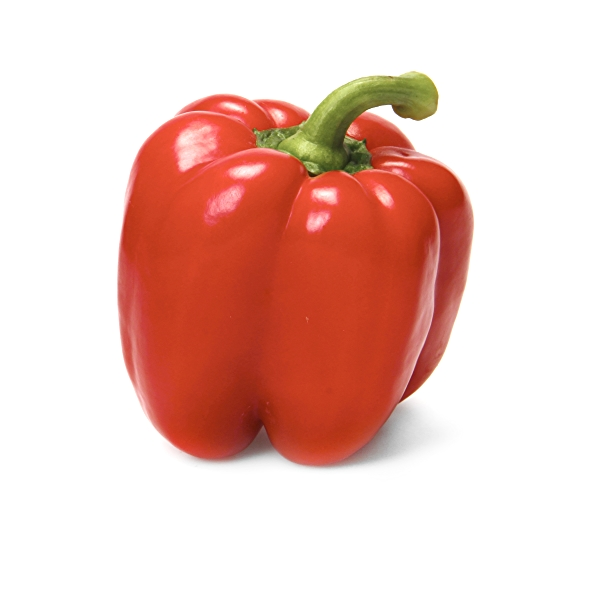
#> input picture peppers.png, 600 x 600 px
$ python 'edge detection.py'
#> lines starting #> are read from the running program, lines starting #| are printed output that depends on the picture
# -*- coding: utf-8 -*-
"""
Created on Mon Mar 21 18:56:05 2022

@author: Bro
"""

import numpy as np
import cv2
import time

def Conv2(f,kn):
    [nb,nc]=f.shape

    fa=np.zeros([nb,nc])

    for y in range(1,nb-1):
        for x in range(1,nc-1):
            for yy in range(-1,2):
                for xx in range(-1,2):
                    fa[y,x]=fa[y,x]+f[y+yy,x+xx]*kn[yy+1,xx+1]
    return np.copy(fa)

A = time.time()
f = cv2.imread('peppers.png')
#> f is the input picture: shape (600, 600, 3); mean B, G, R 191.7, 199.5, 235.8
#img=np.copy(f)
f = np.double(cv2.cvtColor(f, cv2.COLOR_BGR2GRAY))/255
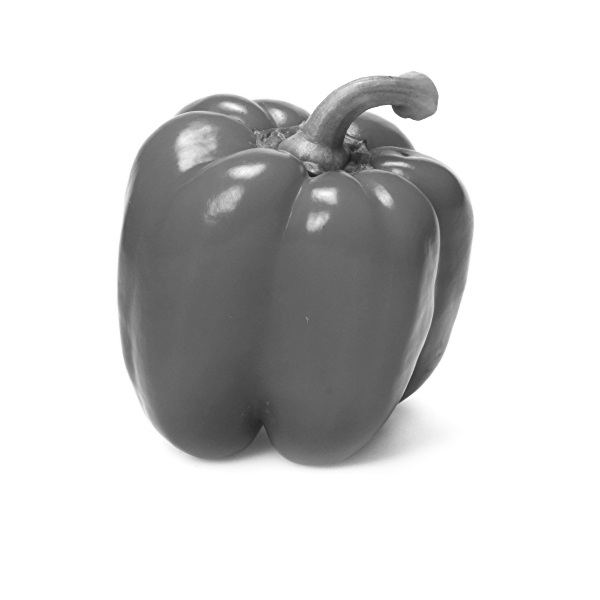
#> f: shape (600, 600) float64; min 0.11, max 1, mean 0.821
# kh =np.array([[0,-1,0],
#               [-1,4,-1],
#               [0,-1,0]])

k =np.array([[0,-1,0],
             [-1,2,0],
             [0,0,0]])

fa = Conv2(f,k)
#> after the loop in Conv2, `for y in range(1,nb-1):`:
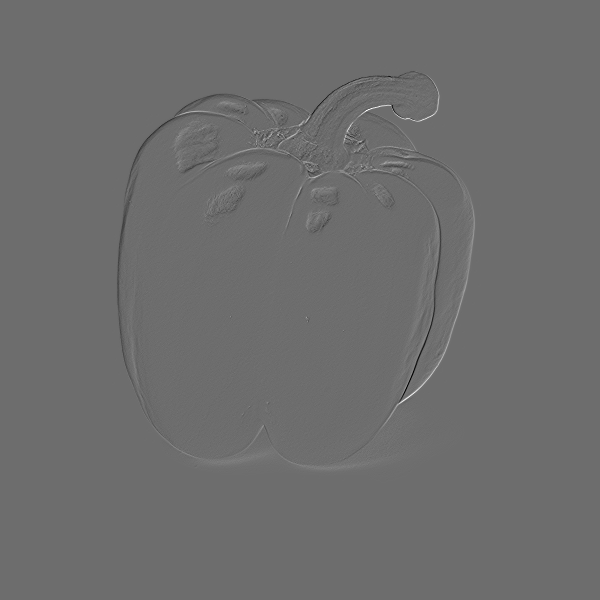
#> fa: shape (600, 600) float64; min -0.702, max 0.929, mean 5.92e-20; drawn with min black and max white
fa=np.array(fa)

cv2.imshow('frame', f)
cv2.imshow('fa', fa)
B = time.time()
t = (B-A)
print(t)

cv2.waitKey(0) & 0xFF
cv2.destroyAllWindows()

$ run again, with image noise reduction3.png copied over peppers.png
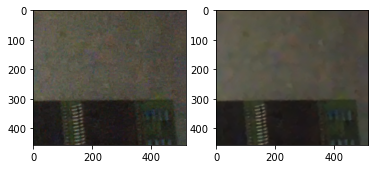
#> input picture image noise reduction3.png, 375 x 169 px
#> f is the input picture: shape (169, 375, 3); mean B, G, R 121.1, 127.5, 129.3
#> f: shape (169, 375) float64
#> after the loop in Conv2, `for y in range(1,nb-1):`:
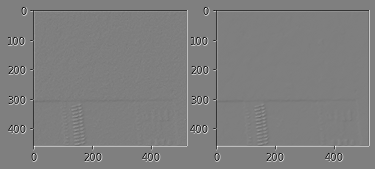
#> fa: shape (169, 375) float64; min -1.62, max 1.63, mean 0; drawn with min black and max white
#> `cv2.imshow('fa', fa)`:
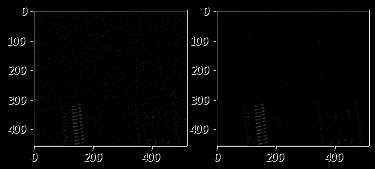
#> window 'fa': shape (169, 375); min 0, max 255, mean 5.8
